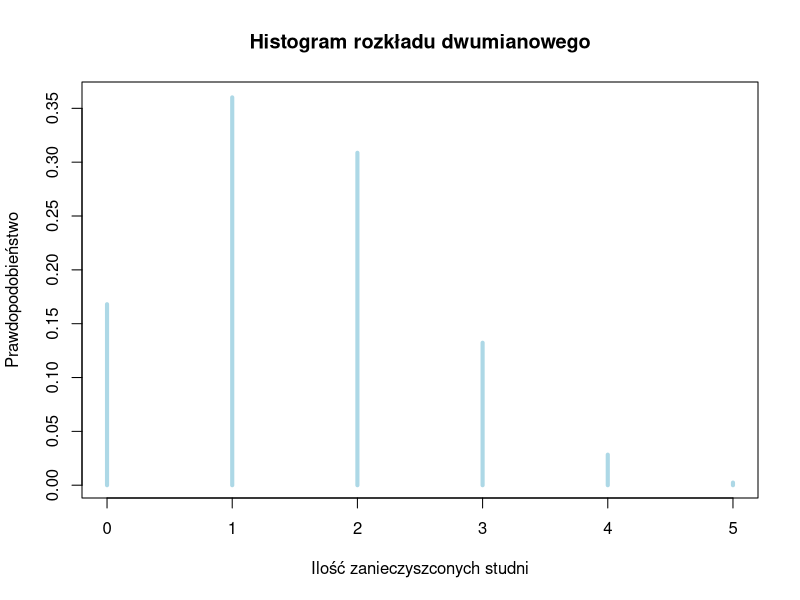
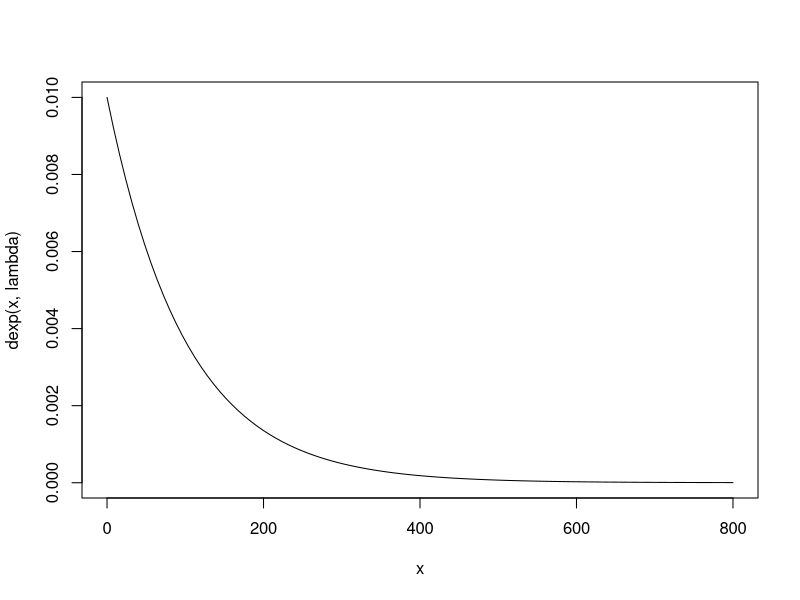
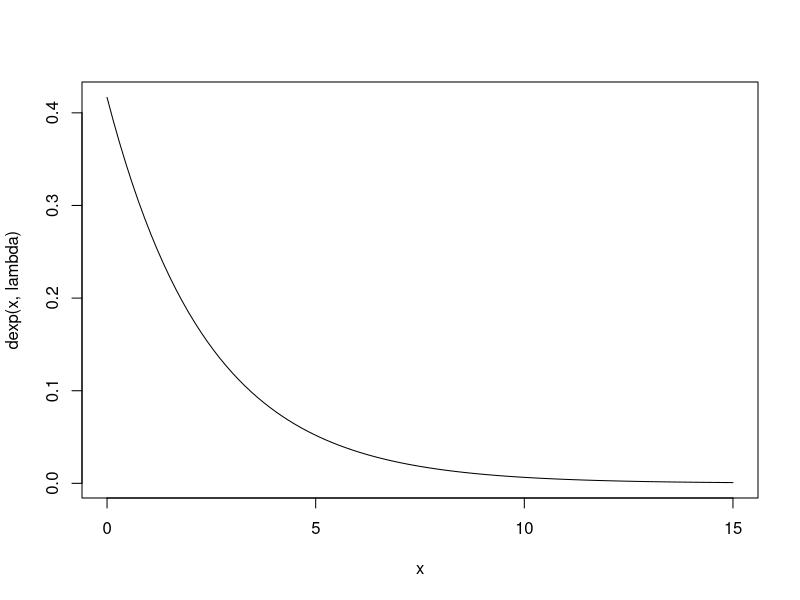
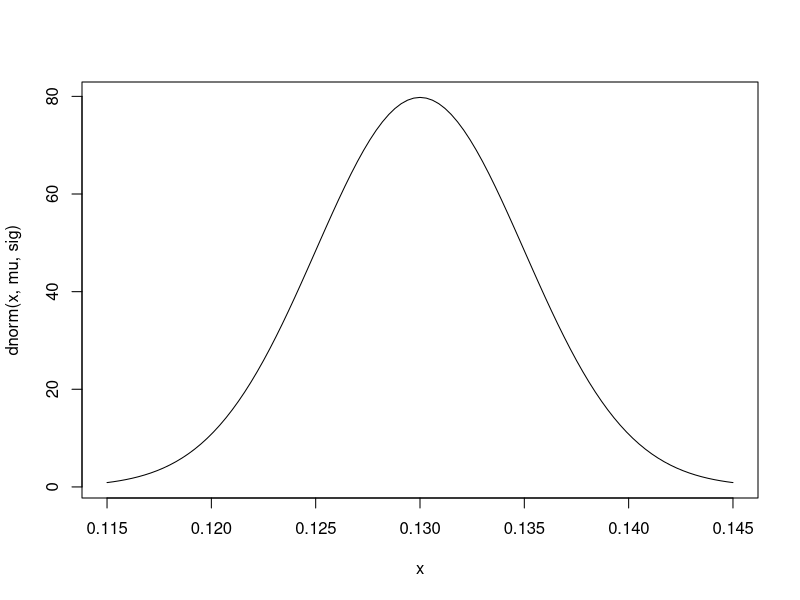

These charts were generated, in order, by the following R code:
################################################################################
#Zadanie 1 - rozkład dwumianowy

#5 oznacza liczbę zanieczyszczonych studni spośród wybranych

#(a)

#S ma rozkład dwumianowy
n = 5
p = 0.3
x = 0:5
pr=dbinom(x,n,p)
rbind(x,pr)
#e = rbind(x,pr)
plot(x,pr,type="h", lwd=4, col="lightblue", main="Histogram rozkładu dwumianowego",xlab="Ilość zanieczyszconych studni",ylab="Prawdopodobieństwo")
#btw tak można się dostać do komórki e["pr",3]

#(b)

#(i)

dbinom(3,n,p) #d - funkcja gęstości
#P(S=3) = 0.1323

#(ii)

#P(S>=3) = P(S=3) + P(S=4) + P(S=5) = 0.16308
dbinom(3,n,p)+dbinom(4,n,p)+dbinom(5,n,p)
#P(S>=3) = 1 - P(S<3) = 1 - P(S<=2) = 1 - F(2) = 0.16308
1 - pbinom(2,n,p) #p - dystrybuanta

#(iii)

#P(S<3) = P(S>=2) = F(2) = 0.83692
pbinom(2,n,p)
dbinom(0,n,p) + dbinom(1,n,p) + dbinom(2,n,p)




################################################################################
#Zadanie 2 - rozkład dwumianowy
n = 8
p = 0.9
x = 0:8
pr=dbinom(x,n,p)
rbind(x,pr)

dbinom(8,n,p)
#P(B=8) = 0.4304672

dbinom(7,n,p)
#P(B=7) = 0.3826375

1 - pbinom(5,n,p)
#P(B>5) = 1 - F(5) = 0.961908po2

EX = sum(x*pr)
EX
# E(B) = 7.2
# Interpretacja:
# możemy spodziewać się, że przeciętnie
# liczba żarówek świecących ponad 500 godzin
# będzie wynosić 7

#SD(B)
var = sum(x^2*pr)-EX^2
var
SD = sqrt(var)
SD
# SD(B) = 0.8485281
# SD - odchylenie standardowe (standard deviation) 
#
# ODP:
# Mozemy spodziewać się, ze przeciętnie
# liczba żarówek świecących przez ponad 500 godzin
# będzie odchylała sie od średniej o 1 żarówkę

#Zadanie 3 - rozkład wykładniczy
lambda = 0.01
curve(dexp(x,lambda),0,800)

#P(x>200) = 1- F(200) = 0.1353353
1-pexp(200,lambda)

#P(X<100) = F(100) = 0.6321206
pexp(100,lambda)

#P(X<500) = P(X<=100) = F(500) = 0.9932621
pexp(500,lambda)

#Zadanie 4 - rozkład wykładniczy
EX = 2.4
lambda = 1/EX
curve(dexp(x,lambda),0,15)


#P(X>3) = 1- P(X<=3) = 1 - F(3) = 0.2865048
1 - pexp(3,lambda)

#P(2<=X>=3) = F(3) - F(2) = 0.1480934
pexp(3,lambda) - pexp(2,lambda)

#Zadanie 5 - rozkład normalny
mu = 0.13
sig = 0.005

curve(dnorm(x,mu,sig),mu-3*sig,mu+3*sig)

#P(0.12<x<0.14) = F(0.14) - F(0.12) = 0.9544997
pnorm(0.14,mu,sig) - pnorm(0.12,mu,sig)

#Zadanie

#Jeżeli próba jest duża (n>30) to rozkład
#dwumianowy możemy przybliżyć rozkładem normalnym
#X~app N(n*p,sqrt(n*p*(1-p)))

#P(X<=15) F(15) =
pnorm(15,n*p,sqrt(n*p*(1-p)))

################################################################################
# Zadanie 9

# x ma rozkład normalny
mu=200
sig=10
n= 25

### (a)
# Średnia z próby AVR~(mu,sig/sqrt(n))
# P(199<AVR<202) = F(202) - F(199)

pnorm(202,mu,sig/sqrt(n)) - pnorm(199,mu,sig/sqrt(n))
# odp: P(199<AVR<202) = F(202) - F(199) = 0.5328072

### (b)
# T = X_1+X_2+...+X_25 ~ N(mu*n,sqrt(n)(sig))

#P(T <= 5100) = F(5100)

pnorm(5100, mu*n, sqrt(n)*sig)

################################################################################
# Zadania 10 i 11 do chaty

################################################################################
# Przykład 5 z wykładu 3 (W3_RozkladyStatystyk.pdf)

p = 0.25
T = 232
n = 1000
phat = T / n # p z daszkiem -- proporcja z próby
# phat ~ N(p, sqrt(p*(1-p)/n))

# P(phat <= 232/1000) = F(232/1000)

pnorm(232/1000, p, sqrt(p*(1-p)/n))
# odp: 0.09433326













